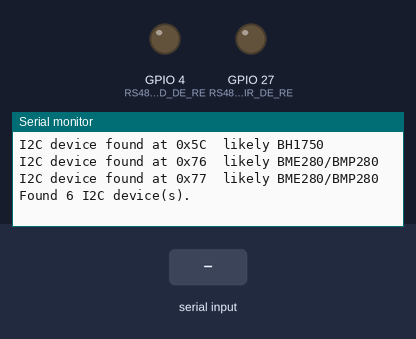
This sketch was run on a simulated ESP32. On the bench: output pins drawn as LEDs (lit = HIGH), the last lines printed to the serial monitor. The inputs (shaded band) are chosen by the test bench. Storage starts empty; pins used as bus, display or sensor lines are not drawn.

Above: at 2.7 s.
2.8 s: "s" received over Serial
At 3.3 s:
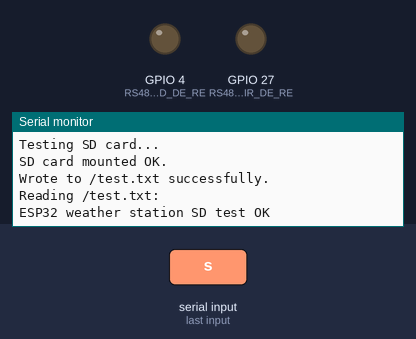
4.3 s: "?" received over the second serial link
At 5.5 s:
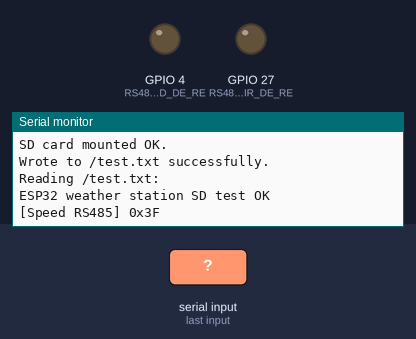
5.8 s: "h" received over Serial
At 6.8 s:
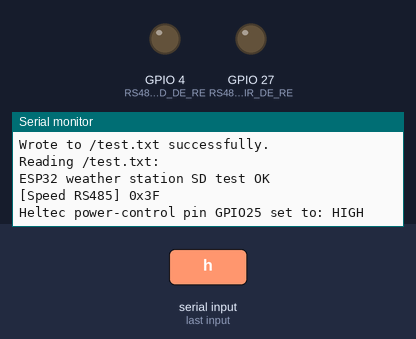
7.3 s: "i" received over the second serial link
At 7.9 s:
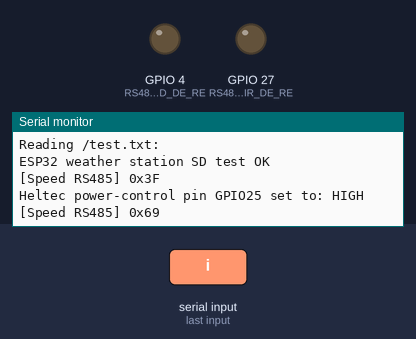
8.8 s: "H" received over Serial
At 10.2 s:
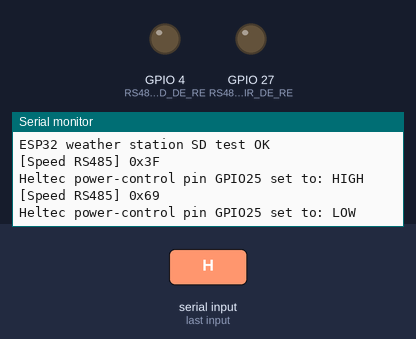

The sketch:

BasicHWTest.ino
```cpp
/*
  ESP32 Weather Station - First Hardware Test Sketch

  Checks:
  - I2C bus on GPIO21 / GPIO22
  - BME280 / BH1750 / INA219 presence
  - SD card basic write test
  - RS485 UART ports started
  - Heltec power-control pin available

  Open Serial Monitor at 115200 baud.

  Commands:
    ? = help
    i = scan I2C
    s = test SD card
    h = toggle Heltec power pin
    r = print RS485 status
*/

#include <Wire.h>
#include <SPI.h>
#include <SD.h>

// ---------- I2C ----------
#define I2C_SDA 21
#define I2C_SCL 22

// ---------- SD CARD ----------
#define SD_CS   5
#define SD_MOSI 23
#define SD_MISO 19
#define SD_SCK  18

// ---------- HELTEC POWER CONTROL ----------
#define HELTEC_POWER_PIN 25

// Change this later if your Heltec power circuit is active LOW
bool heltecPowerState = false;

// ---------- RS485 #1 - WIND SPEED ----------
#define RS485_SPEED_RX    16
#define RS485_SPEED_TX    17
#define RS485_SPEED_DE_RE 4

// ---------- RS485 #2 - WIND DIRECTION ----------
#define RS485_DIR_RX      33
#define RS485_DIR_TX      32
#define RS485_DIR_DE_RE   27

HardwareSerial WindSpeedSerial(1);
HardwareSerial WindDirSerial(2);

void printHelp() {
  Serial.println();
  Serial.println("Commands:");
  Serial.println("  ? = help");
  Serial.println("  i = scan I2C bus");
  Serial.println("  s = test SD card");
  Serial.println("  h = toggle Heltec power pin");
  Serial.println("  r = RS485 status");
  Serial.println();
}

void scanI2C() {
  Serial.println();
  Serial.println("Scanning I2C bus...");

  byte count = 0;

  for (byte address = 1; address < 127; address++) {
    Wire.beginTransmission(address);
    byte error = Wire.endTransmission();

    if (error == 0) {
      Serial.print("I2C device found at 0x");
      if (address < 16) Serial.print("0");
      Serial.print(address, HEX);

      if (address == 0x76 || address == 0x77) Serial.print("  likely BME280/BMP280");
      if (address == 0x23 || address == 0x5C) Serial.print("  likely BH1750");
      if (address == 0x40) Serial.print("  likely INA219");
      if (address == 0x41) Serial.print("  possible second INA219");

      Serial.println();
      count++;
    }
  }

  if (count == 0) {
    Serial.println("No I2C devices found.");
    Serial.println("Check SDA/SCL, 3.3V, GND, and sensor power.");
  } else {
    Serial.print("Found ");
    Serial.print(count);
    Serial.println(" I2C device(s).");
  }
}

void testSDCard() {
  Serial.println();
  Serial.println("Testing SD card...");

  SPI.begin(SD_SCK, SD_MISO, SD_MOSI, SD_CS);

  if (!SD.begin(SD_CS, SPI)) {
    Serial.println("SD card mount FAILED.");
    Serial.println("Check CS, SCK, MOSI, MISO, 3.3V/5V module power, and GND.");
    return;
  }

  Serial.println("SD card mounted OK.");

  File testFile = SD.open("/test.txt", FILE_APPEND);

  if (!testFile) {
    Serial.println("Could not open /test.txt for writing.");
    return;
  }

  testFile.println("ESP32 weather station SD test OK");
  testFile.close();

  Serial.println("Wrote to /test.txt successfully.");

  File readFile = SD.open("/test.txt");

  if (readFile) {
    Serial.println("Reading /test.txt:");
    while (readFile.available()) {
      Serial.write(readFile.read());
    }
    readFile.close();
    Serial.println();
  } else {
    Serial.println("Could not reopen /test.txt for reading.");
  }
}

void toggleHeltecPower() {
  heltecPowerState = !heltecPowerState;
  digitalWrite(HELTEC_POWER_PIN, heltecPowerState ? HIGH : LOW);

  Serial.print("Heltec power-control pin GPIO25 set to: ");
  Serial.println(heltecPowerState ? "HIGH" : "LOW");
}

void printRS485Status() {
  Serial.println();
  Serial.println("RS485 ports configured:");

  Serial.println("Wind speed RS485:");
  Serial.println("  RX = GPIO16");
  Serial.println("  TX = GPIO17");
  Serial.println("  DE/RE = GPIO4");
  Serial.println("  Mode = receive");

  Serial.println("Wind direction RS485:");
  Serial.println("  RX = GPIO33");
  Serial.println("  TX = GPIO32");
  Serial.println("  DE/RE = GPIO27");
  Serial.println("  Mode = receive");

  Serial.println();
  Serial.println("Note: Modbus RS485 sensors usually stay silent until polled.");
  Serial.println("So no incoming data here does not mean the sensors are faulty.");
}

void setupRS485() {
  pinMode(RS485_SPEED_DE_RE, OUTPUT);
  pinMode(RS485_DIR_DE_RE, OUTPUT);

  // LOW = receive mode on most MAX485 modules when DE and RE are joined.
  digitalWrite(RS485_SPEED_DE_RE, LOW);
  digitalWrite(RS485_DIR_DE_RE, LOW);

  WindSpeedSerial.begin(9600, SERIAL_8N1, RS485_SPEED_RX, RS485_SPEED_TX);
  WindDirSerial.begin(9600, SERIAL_8N1, RS485_DIR_RX, RS485_DIR_TX);
}

void checkForRS485Bytes() {
  while (WindSpeedSerial.available()) {
    uint8_t b = WindSpeedSerial.read();
    Serial.print("[Speed RS485] 0x");
    if (b < 16) Serial.print("0");
    Serial.println(b, HEX);
  }

  while (WindDirSerial.available()) {
    uint8_t b = WindDirSerial.read();
    Serial.print("[Direction RS485] 0x");
    if (b < 16) Serial.print("0");
    Serial.println(b, HEX);
  }
}

void setup() {
  Serial.begin(115200);
  delay(1500);

  Serial.println();
  Serial.println("====================================");
  Serial.println("ESP32 Weather Station Hardware Test");
  Serial.println("====================================");

  // Keep Heltec power pin defined but controlled manually.
  pinMode(HELTEC_POWER_PIN, OUTPUT);
  digitalWrite(HELTEC_POWER_PIN, LOW);

  Wire.begin(I2C_SDA, I2C_SCL);
  setupRS485();

  Serial.println("I2C started on GPIO21 SDA / GPIO22 SCL.");
  Serial.println("RS485 UARTs started.");
  Serial.println("Heltec power-control pin set LOW.");

  printHelp();
  scanI2C();
}

void loop() {
  checkForRS485Bytes();

  if (Serial.available()) {
    char command = Serial.read();

    if (command == '?') {
      printHelp();
    }

    if (command == 'i' || command == 'I') {
      scanI2C();
    }

    if (command == 's' || command == 'S') {
      testSDCard();
    }

    if (command == 'h' || command == 'H') {
      toggleHeltecPower();
    }

    if (command == 'r' || command == 'R') {
      printRS485Status();
    }
  }
}
```

Measured:
- after the input at 2.8 s, the serial monitor: prints a new line at once (image 1)
- after the input at 4.3 s, the serial monitor: prints a new line at once (image 2)
- after the input at 5.8 s, the serial monitor: prints a new line at once (image 3)
- after the input at 7.3 s, the serial monitor: prints a new line at once (image 4)
- after the input at 8.8 s, the serial monitor: prints a new line at once (image 5)
